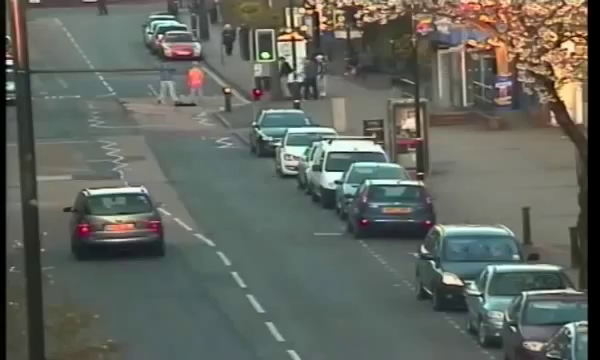
#> input picture frame 103 of Additional/testProjects/fight.mp4, 600 x 360 px, given in place of normal_walk.mov, which was not available
$ python normal_walk.py
#> lines starting #> are read from the running program, lines starting #| are printed output that depends on the picture
# USAGE
# python detect.py --images images

# import the necessary packages
from __future__ import print_function
from imutils.object_detection import non_max_suppression
from imutils import paths
import numpy as np
import imutils
import cv2

cap = cv2.VideoCapture("normal_walk.mov")

# initialize the HOG descriptor/person detector
hog = cv2.HOGDescriptor()
hog.setSVMDetector(cv2.HOGDescriptor_getDefaultPeopleDetector())

target = open("output2.txt", 'w')
target.truncate()
f_num=0
while(1):
	ret, frame = cap.read()
#> frame is the input picture: shape (360, 600, 3); mean B, G, R 94.1, 101.7, 97.6
	# load the image and resize it to (1) reduce detection time
	# and (2) improve detection accuracy
	# image = cv2.imread(imagePath)
	frame = imutils.resize(frame, width=min(400, frame.shape[1]))
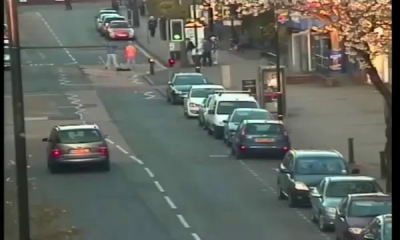
#> frame: shape (240, 400, 3); mean B, G, R 94.1, 101.7, 97.6
#> (the run stopped early here; a loop or call above may not have finished)

$ run again, starting later in the video
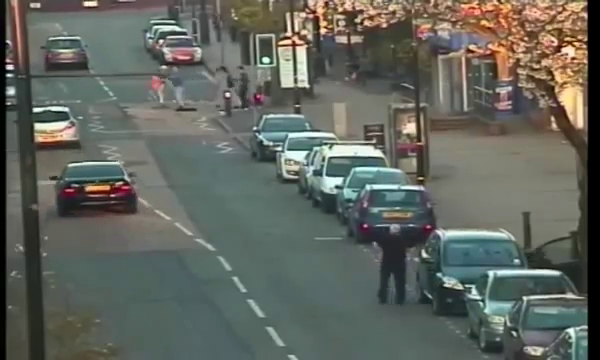
#> input picture frame 465 of Additional/testProjects/fight.mp4, 600 x 360 px, given in place of normal_walk.mov, which was not available
#> frame is the input picture: shape (360, 600, 3); mean B, G, R 94.1, 101.6, 98
#> `frame = imutils.resize(frame, width=min(400, frame.shape[1]))`:
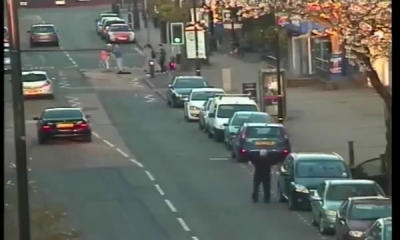
#> frame: shape (240, 400, 3); mean B, G, R 94.1, 101.6, 98

$ run again, starting later in the video
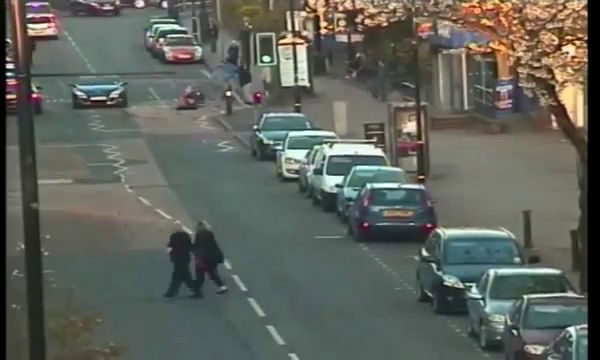
#> input picture frame 827 of Additional/testProjects/fight.mp4, 600 x 360 px, given in place of normal_walk.mov, which was not available
#> frame is the input picture: shape (360, 600, 3); mean B, G, R 91.5, 99, 95.4
#> `frame = imutils.resize(frame, width=min(400, frame.shape[1]))`:
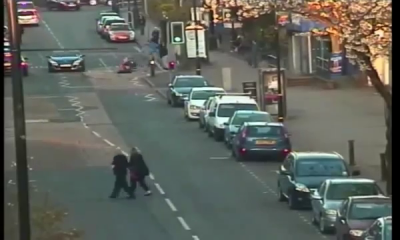
#> frame: shape (240, 400, 3); mean B, G, R 91.5, 99, 95.4
